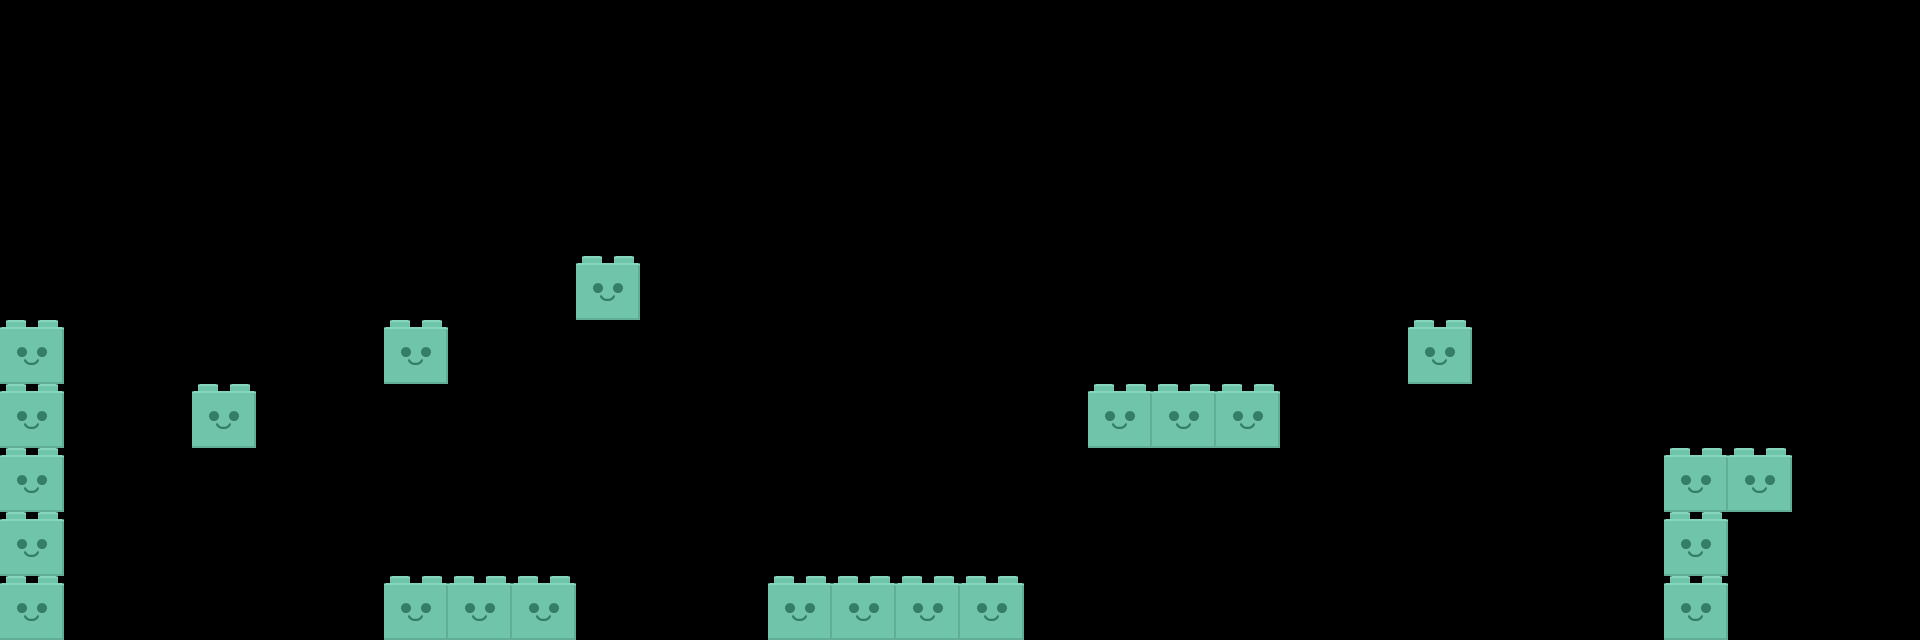

Tiled map render using the project's own tile images. Description and the whole map definition, tile-layer contents included, below:
An orthogonal 30x10 tile map with 64x64 px tiles, 1 tile layer (tiles01) and 35 objects.

<map version="1.2" tiledversion="1.2.2" orientation="orthogonal" renderorder="right-down" width="30" height="10" tilewidth="64" tileheight="64" infinite="0" nextlayerid="6" nextobjectid="89">
 <tileset firstgid="1" name="bricks" tilewidth="64" tileheight="64" tilecount="1" columns="0">
  <grid orientation="orthogonal" width="1" height="1" />
  <tile id="1">
   <image width="64" height="64" source="bricks/brickSpecial08.png" />
  </tile>
 </tileset>
 <layer id="1" name="tiles01" width="30" height="10">
  <data encoding="csv">
0,0,0,0,0,0,0,0,0,0,0,0,0,0,0,0,0,0,0,0,0,0,0,0,0,0,0,0,0,0,
0,0,0,0,0,0,0,0,0,0,0,0,0,0,0,0,0,0,0,0,0,0,0,0,0,0,0,0,0,0,
0,0,0,0,0,0,0,0,0,0,0,0,0,0,0,0,0,0,0,0,0,0,0,0,0,0,0,0,0,0,
0,0,0,0,0,0,0,0,0,0,0,0,0,0,0,0,0,0,0,0,0,0,0,0,0,0,0,0,0,0,
0,0,0,0,0,0,0,0,0,2,0,0,0,0,0,0,0,0,0,0,0,0,0,0,0,0,0,0,0,0,
2,0,0,0,0,0,2,0,0,0,0,0,0,0,0,0,0,0,0,0,0,0,2,0,0,0,0,0,0,0,
2,0,0,2,0,0,0,0,0,0,0,0,0,0,0,0,0,2,2,2,0,0,0,0,0,0,0,0,0,0,
2,0,0,0,0,0,0,0,0,0,0,0,0,0,0,0,0,0,0,0,0,0,0,0,0,0,2,2,0,0,
2,0,0,0,0,0,0,0,0,0,0,0,0,0,0,0,0,0,0,0,0,0,0,0,0,0,2,0,0,0,
2,0,0,0,0,0,2,2,2,0,0,0,2,2,2,2,0,0,0,0,0,0,0,0,0,0,2,0,0,0
</data>
 </layer>
 <objectgroup id="2" name="shapes01">
  <object id="52" x="0" y="640">
   <polygon points="0,0 64,0 64,-640" />
  </object>
  <object id="53" x="0" y="0">
   <polygon points="0,0 0,640 64,0" />
  </object>
  <object id="54" x="64" y="512">
   <polygon points="0,0 0,128 256,64" />
  </object>
  <object id="55" x="320" y="576">
   <polygon points="0,0 0,64 -256,64" />
  </object>
  <object id="56" x="320" y="576">
   <polygon points="0,0 0,64 192,0" />
  </object>
  <object id="57" x="512" y="576">
   <polygon points="0,0 0,64 -192,64" />
  </object>
  <object id="59" x="512" y="576">
   <polygon points="0,0 0,64 112,-32" />
  </object>
  <object id="64" x="512" y="640">
   <polygon points="0,0 112,-96 208,0" />
  </object>
  <object id="65" x="624" y="544">
   <polygon points="0,0 96,0 96,96" />
  </object>
  <object id="66" x="720" y="544">
   <polygon points="0,0 0,96 144,32" />
  </object>
  <object id="67" x="864" y="576">
   <polygon points="0,0 -144,64 512,64" />
  </object>
  <object id="68" x="1376" y="640">
   <polygon points="0,0 0,-64 -512,-64" />
  </object>
  <object id="69" x="1376" y="576">
   <polygon points="0,0 0,64 144,-48" />
  </object>
  <object id="70" x="1520" y="528">
   <polygon points="0,0 -144,112 144,112" />
  </object>
  <object id="72" x="1792" y="528">
   <polygon points="0,0 0,112 128,112" />
  </object>
  <object id="74" x="1920" y="640">
   <polygon points="0,0 0,-110 -128,-110" />
  </object>
  <object id="75" x="1664" y="640">
   <polygon points="0,0 0,-112 -144,-112" />
  </object>
 </objectgroup>
 <objectgroup id="3" name="shapes02">
  <object id="85" x="192" y="208">
   <polyline points="0,0 -80,144 64,144 0,0" />
  </object>
  <object id="86" x="368" y="176">
   <polyline points="0,0 64,128 128,0 0,0" />
  </object>
 </objectgroup>
 <objectgroup id="4" name="walls01">
  <object id="50" x="0" y="0" width="64" height="640" />
  <object id="88" x="1664" y="448" width="128" height="192" />
 </objectgroup>
 <objectgroup id="5" name="floors01">
  <object id="3" x="64" y="512">
   <polyline points="0,0 256,64" />
  </object>
  <object id="8" x="1792" y="528">
   <polyline points="0,0 128,0" />
  </object>
  <object id="9" x="320" y="576">
   <polyline points="0,0 192,0" />
  </object>
  <object id="10" x="864" y="576">
   <polyline points="0,0 512,0" />
  </object>
  <object id="11" x="1376" y="576">
   <polyline points="0,0 144,-48" />
  </object>
  <object id="12" x="1664" y="528">
   <polyline points="0,0 -144,0" />
  </object>
  <object id="13" x="1664" y="448">
   <polyline points="0,0 128,0" />
  </object>
  <object id="17" x="512" y="576">
   <polyline points="0,0 112,-32" />
  </object>
  <object id="18" x="624" y="544">
   <polyline points="0,0 96,0" />
  </object>
  <object id="20" x="192" y="384">
   <polyline points="0,0 64,0" />
  </object>
  <object id="21" x="1280" y="384">
   <polyline points="0,0 -192,0" />
  </object>
  <object id="22" x="576" y="256">
   <polyline points="0,0 64,0" />
  </object>
  <object id="23" x="384" y="320">
   <polyline points="0,0 64,0" />
  </object>
  <object id="24" x="1408" y="320">
   <polyline points="0,0 64,0" />
  </object>
 </objectgroup>
</map>
